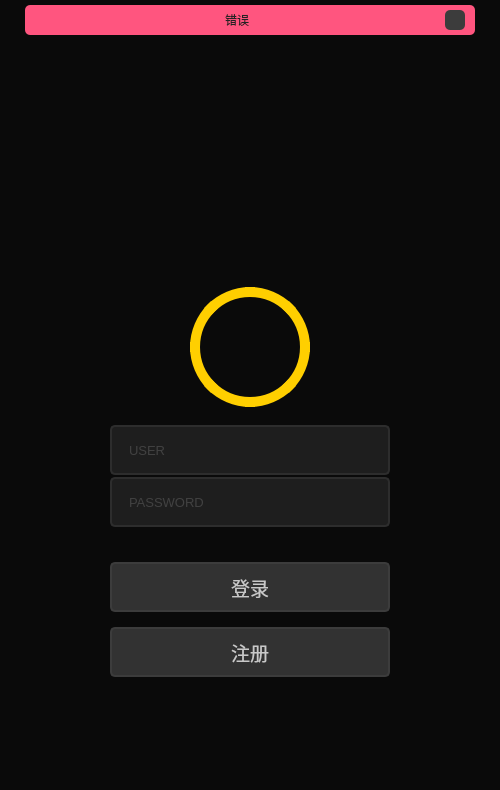
<?xml version="1.0" encoding="UTF-8"?>
<ui version="4.0">
 <class>MainWindow</class>
 <widget class="QMainWindow" name="MainWindow">
  <property name="geometry">
   <rect>
    <x>0</x>
    <y>0</y>
    <width>500</width>
    <height>790</height>
   </rect>
  </property>
  <property name="minimumSize">
   <size>
    <width>500</width>
    <height>700</height>
   </size>
  </property>
  <property name="font">
   <font>
    <family>Segoe UI</family>
    <pointsize>10</pointsize>
   </font>
  </property>
  <property name="windowTitle">
   <string>登录</string>
  </property>
  <property name="windowIcon">
   <iconset resource="file_rc.qrc">
    <normaloff>:/Icon/Images/Icon.ico</normaloff>:/Icon/Images/Icon.ico</iconset>
  </property>
  <property name="styleSheet">
   <string notr="true">color: rgb(200, 200, 200);
background-color: rgb(10, 10, 10);</string>
  </property>
  <widget class="QWidget" name="centralwidget">
   <layout class="QVBoxLayout" name="verticalLayout">
    <property name="spacing">
     <number>0</number>
    </property>
    <property name="leftMargin">
     <number>0</number>
    </property>
    <property name="topMargin">
     <number>0</number>
    </property>
    <property name="rightMargin">
     <number>0</number>
    </property>
    <property name="bottomMargin">
     <number>0</number>
    </property>
    <item>
     <widget class="QFrame" name="top_bar">
      <property name="maximumSize">
       <size>
        <width>16777215</width>
        <height>35</height>
       </size>
      </property>
      <property name="styleSheet">
       <string notr="true"/>
      </property>
      <property name="frameShape">
       <enum>QFrame::NoFrame</enum>
      </property>
      <property name="frameShadow">
       <enum>QFrame::Raised</enum>
      </property>
      <layout class="QHBoxLayout" name="horizontalLayout_2">
       <property name="spacing">
        <number>0</number>
       </property>
       <property name="leftMargin">
        <number>0</number>
       </property>
       <property name="topMargin">
        <number>5</number>
       </property>
       <property name="rightMargin">
        <number>0</number>
       </property>
       <property name="bottomMargin">
        <number>0</number>
       </property>
       <item>
        <widget class="QFrame" name="frame_error">
         <property name="maximumSize">
          <size>
           <width>450</width>
           <height>16777215</height>
          </size>
         </property>
         <property name="styleSheet">
          <string notr="true">background-color: rgb(255, 85, 127);
border-radius: 5px;</string>
         </property>
         <property name="frameShape">
          <enum>QFrame::StyledPanel</enum>
         </property>
         <property name="frameShadow">
          <enum>QFrame::Raised</enum>
         </property>
         <layout class="QHBoxLayout" name="horizontalLayout_3">
          <property name="leftMargin">
           <number>10</number>
          </property>
          <property name="topMargin">
           <number>3</number>
          </property>
          <property name="rightMargin">
           <number>10</number>
          </property>
          <property name="bottomMargin">
           <number>3</number>
          </property>
          <item>
           <widget class="QLabel" name="label_error">
            <property name="styleSheet">
             <string notr="true">color: rgb(35, 35, 35);</string>
            </property>
            <property name="text">
             <string>错误</string>
            </property>
            <property name="alignment">
             <set>Qt::AlignCenter</set>
            </property>
           </widget>
          </item>
          <item>
           <widget class="QPushButton" name="pushButton_close_popup">
            <property name="maximumSize">
             <size>
              <width>20</width>
              <height>20</height>
             </size>
            </property>
            <property name="styleSheet">
             <string notr="true">QPushButton {
	border-radius: 5px;	
	background-image: url(:/Close_Image/Images/cil-x.png);
	background-position: center;	
	background-color: rgb(60, 60, 60);
}
QPushButton:hover {
	background-color: rgb(50, 50, 50);	
	color: rgb(200, 200, 200);
}
QPushButton:pressed {
	background-color: rgb(35, 35, 35);	
	color: rgb(200, 200, 200);
}</string>
            </property>
            <property name="text">
             <string/>
            </property>
           </widget>
          </item>
         </layout>
        </widget>
       </item>
      </layout>
     </widget>
    </item>
    <item>
     <widget class="QFrame" name="content">
      <property name="styleSheet">
       <string notr="true"/>
      </property>
      <property name="frameShape">
       <enum>QFrame::NoFrame</enum>
      </property>
      <property name="frameShadow">
       <enum>QFrame::Raised</enum>
      </property>
      <layout class="QHBoxLayout" name="horizontalLayout">
       <item>
        <widget class="QFrame" name="login_area">
         <property name="maximumSize">
          <size>
           <width>450</width>
           <height>550</height>
          </size>
         </property>
         <property name="styleSheet">
          <string notr="true">border-radius: 10px;</string>
         </property>
         <property name="frameShape">
          <enum>QFrame::NoFrame</enum>
         </property>
         <property name="frameShadow">
          <enum>QFrame::Raised</enum>
         </property>
         <widget class="QFrame" name="logo">
          <property name="geometry">
           <rect>
            <x>40</x>
            <y>20</y>
            <width>360</width>
            <height>111</height>
           </rect>
          </property>
          <property name="styleSheet">
           <string notr="true">background-image: url(:/Logo/Images/lung.png);
background-repeat: no-repeat;
background-position: center;</string>
          </property>
          <property name="frameShape">
           <enum>QFrame::StyledPanel</enum>
          </property>
          <property name="frameShadow">
           <enum>QFrame::Raised</enum>
          </property>
         </widget>
         <widget class="QFrame" name="avatar">
          <property name="geometry">
           <rect>
            <x>165</x>
            <y>150</y>
            <width>120</width>
            <height>120</height>
           </rect>
          </property>
          <property name="styleSheet">
           <string notr="true">QFrame {
	background-image: url(:/Avatar/Images/avatar.png);
	border-radius: 60px;
	border: 10px solid rgb(255, 207, 0);
	background-position: center;
}
QFrame:hover {
	border: 10px solid rgb(255, 225, 0);
}

</string>
          </property>
          <property name="frameShape">
           <enum>QFrame::StyledPanel</enum>
          </property>
          <property name="frameShadow">
           <enum>QFrame::Raised</enum>
          </property>
         </widget>
         <widget class="QLineEdit" name="userEdit">
          <property name="geometry">
           <rect>
            <x>85</x>
            <y>288</y>
            <width>280</width>
            <height>50</height>
           </rect>
          </property>
          <property name="font">
           <font>
            <family>Segoe UI</family>
            <pointsize>10</pointsize>
           </font>
          </property>
          <property name="styleSheet">
           <string notr="true">QLineEdit {
	border: 2px solid rgb(45, 45, 45);
	border-radius: 5px;
	padding: 15px;
	background-color: rgb(30, 30, 30);	
	color: rgb(100, 100, 100);
}
QLineEdit:hover {
	border: 2px solid rgb(55, 55, 55);
}
QLineEdit:focus {
	border: 2px solid rgb(255, 207, 0);	
	color: rgb(200, 200, 200);
}</string>
          </property>
          <property name="maxLength">
           <number>32</number>
          </property>
          <property name="placeholderText">
           <string>USER</string>
          </property>
         </widget>
         <widget class="QLineEdit" name="passwordEdit">
          <property name="geometry">
           <rect>
            <x>85</x>
            <y>340</y>
            <width>280</width>
            <height>50</height>
           </rect>
          </property>
          <property name="font">
           <font>
            <family>Segoe UI</family>
            <pointsize>10</pointsize>
           </font>
          </property>
          <property name="styleSheet">
           <string notr="true">QLineEdit {
	border: 2px solid rgb(45, 45, 45);
	border-radius: 5px;
	padding: 15px;
	background-color: rgb(30, 30, 30);	
	color: rgb(100, 100, 100);
}
QLineEdit:hover {
	border: 2px solid rgb(55, 55, 55);
}
QLineEdit:focus {
	border: 2px solid rgb(255, 207, 0);	
	color: rgb(200, 200, 200);
}</string>
          </property>
          <property name="maxLength">
           <number>16</number>
          </property>
          <property name="echoMode">
           <enum>QLineEdit::Password</enum>
          </property>
          <property name="placeholderText">
           <string>PASSWORD</string>
          </property>
         </widget>
         <widget class="QPushButton" name="pushButton_login">
          <property name="geometry">
           <rect>
            <x>85</x>
            <y>425</y>
            <width>280</width>
            <height>50</height>
           </rect>
          </property>
          <property name="font">
           <font>
            <family>宋体</family>
            <pointsize>14</pointsize>
           </font>
          </property>
          <property name="styleSheet">
           <string notr="true">QPushButton {	
	background-color: rgb(50, 50, 50);
	border: 2px solid rgb(60, 60, 60);
	border-radius: 5px;
}
QPushButton:hover {	
	background-color: rgb(60, 60, 60);
	border: 2px solid rgb(70, 70, 70);
}
QPushButton:pressed {	
	background-color: rgb(250, 230, 0);
	border: 2px solid rgb(255, 165, 24);	
	color: rgb(35, 35, 35);
}</string>
          </property>
          <property name="text">
           <string>登录</string>
          </property>
         </widget>
         <widget class="QPushButton" name="pushButton_register">
          <property name="geometry">
           <rect>
            <x>85</x>
            <y>490</y>
            <width>280</width>
            <height>50</height>
           </rect>
          </property>
          <property name="font">
           <font>
            <family>宋体</family>
            <pointsize>14</pointsize>
           </font>
          </property>
          <property name="styleSheet">
           <string notr="true">QPushButton {	
	background-color: rgb(50, 50, 50);
	border: 2px solid rgb(60, 60, 60);
	border-radius: 5px;
}
QPushButton:hover {	
	background-color: rgb(60, 60, 60);
	border: 2px solid rgb(70, 70, 70);
}
QPushButton:pressed {	
	background-color: rgb(250, 230, 0);
	border: 2px solid rgb(255, 165, 24);	
	color: rgb(35, 35, 35);
}</string>
          </property>
          <property name="text">
           <string>注册</string>
          </property>
         </widget>
        </widget>
       </item>
      </layout>
     </widget>
    </item>
   </layout>
  </widget>
  <widget class="QMenuBar" name="menubar">
   <property name="geometry">
    <rect>
     <x>0</x>
     <y>0</y>
     <width>500</width>
     <height>23</height>
    </rect>
   </property>
  </widget>
 </widget>
 <resources>
  <include location="file_rc.qrc"/>
 </resources>
 <connections/>
</ui>
